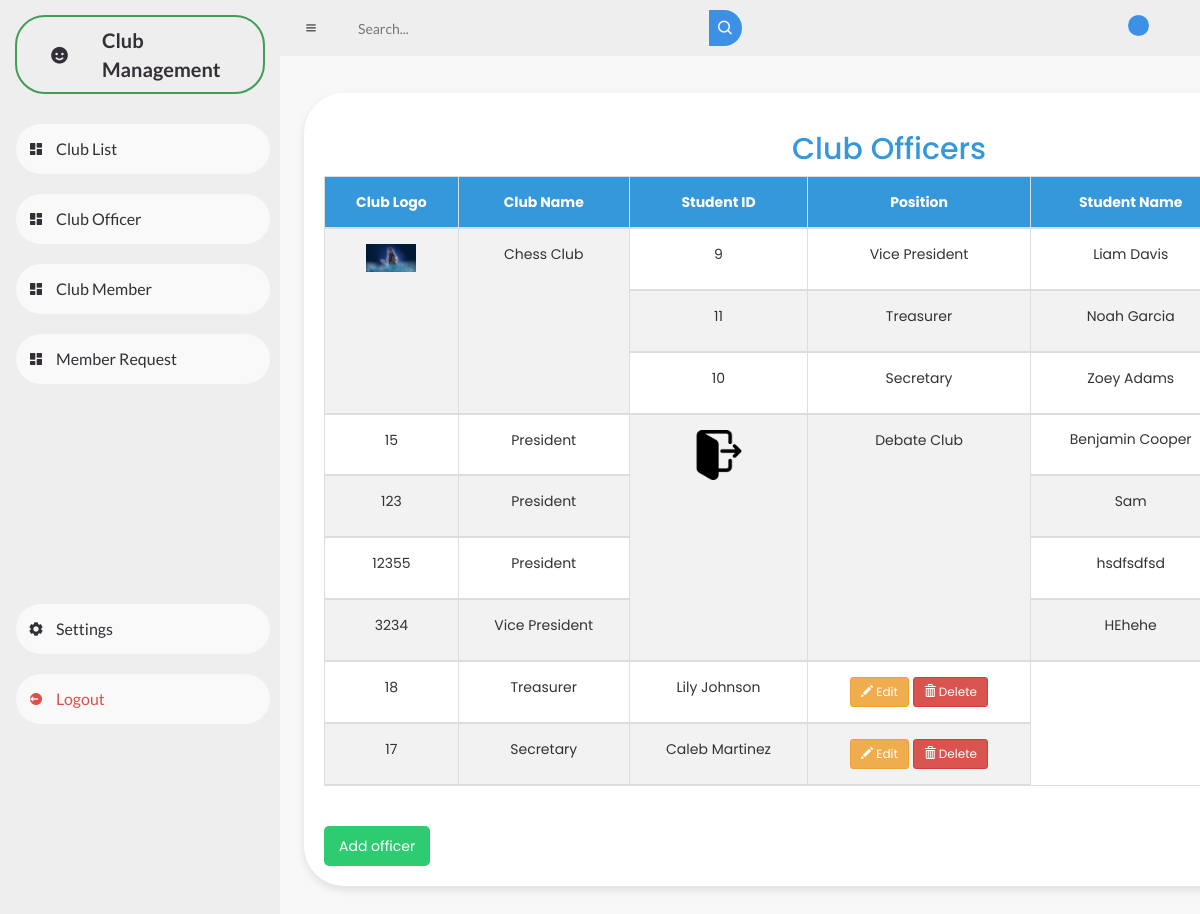
/clubofficer.php, run on the app's committed database.
### tables this page shows
CREATE TABLE `clubofficers` (
  `ClubID` int(11) NOT NULL,
  `StudentID` int(11) NOT NULL,
  `Position` varchar(50) NOT NULL,
  `StudentName` varchar(50) NOT NULL
);

CREATE TABLE `clubs` (
  `ClubID` int(11) NOT NULL,
  `ClubLogo` varchar(255) NOT NULL,
  `ClubName` varchar(255) NOT NULL,
  `Status` enum('Accredited','Not Accredited') NOT NULL DEFAULT 'Not Accredited'
);

### clubofficer.php (the view, shortened to what this page needs)
<?php
include("db.php");
?>
<!DOCTYPE html>
<html lang="en">
<head>
    <link href='https://unpkg.com/boxicons@2.0.9/css/boxicons.min.css' rel='stylesheet'>
    <link rel="stylesheet" href="dash.css">
    <link rel="stylesheet" href="https://maxcdn.bootstrapcdn.com/bootstrap/3.4.1/css/bootstrap.min.css">
    <link rel="stylesheet" href="https://cdn.datatables.net/1.10.20/css/dataTables.bootstrap.min.css">
    <link href="https://cdn.jsdelivr.net/npm/remixicon@2.5.0/fonts/remixicon.css" rel="stylesheet">
</head>
<body>
    <section id="sidebar">
        <a href="#" class="brand">
            <i class='bx bxs-smile'></i>
            <span class="text">Club Management</span>
        </a>
        <ul class="side-menu top">
            <li>
                <a href="index.php">
                    <i class='bx bxs-dashboard'></i>
                    <span class="text">Club List</span>
                </a>
            </li>
            <li>
                <a href="clubofficer.php">
                    <i class='bx bxs-dashboard'></i>
                    <span class="text">Club Officer</span>
                </a>
            </li>
            <li>
                <a href="clubmembers.php">
                    <i class='bx bxs-dashboard'></i>
                    <span class="text">Club Member</span>
                </a>
            </li>
            <li>
                <a href="memreq.php">
                    <i class='bx bxs-dashboard'></i>
                    <span class="text">Member Request</span>
                </a>
            </li>
        </ul>
        <ul class="side-menu">
            <li>
                <a href="#">
                    <i class='bx bxs-cog'></i>
                    <span class="text">Settings</span>
                </a>
            </li>
            <li>
                <a href="userclublist.php" class="logout">
                    <i class='bx bxs-log-out-circle'></i>
                    <span class="text">Logout</span>
                </a>
            </li>
        </ul>
    </section>
    <section id="content">
        <nav>
            <i class='bx bx-menu'></i>
            <form action="#">
                <div class="form-input">
                    <input type="search" placeholder="Search...">
                    <button type="submit" class="search-btn"><i class='bx bx-search'></i></button>
                </div>
            </form>
            <label for="switch-mode" class="switch-mode"></label>
        </nav>
        <main class="main-content">
            <div class="container">
                <h2 style="text-align: center; color: #3498db;">Club Officers</h2>
                <table id="exampleTable" class="table table-striped table-bordered">
                <thead id="thead">
                    <tr>
                        <th>Club Logo</th>
                        <th>Club Name</th>
                        <th>Student ID</th>
                        <th>Position</th>
                        <th>Student Name</th>
                    </tr>
                </thead>
                <tbody id="tbody">
                    <?php
                    $sql = "SELECT clubofficers.ClubID, clubs.ClubLogo, clubs.ClubName, clubofficers.StudentID, clubofficers.Position, clubofficers.StudentName
                            FROM clubofficers
                            INNER JOIN clubs ON clubofficers.ClubID = clubs.ClubID
                            ORDER BY clubofficers.ClubID,
                                     CASE
                                        WHEN clubofficers.Position = 'President' THEN 1
                                        WHEN clubofficers.Position = 'Vice President' THEN 2
                                        WHEN clubofficers.Position = 'Treasurer' THEN 3
                                        WHEN clubofficers.Position = 'Secretary' THEN 4
                                        ELSE 5
                                     END,
                                     clubofficers.StudentID";
                    $result = $conn->query($sql);
                    if ($result->num_rows > 0) {
                        $prevClubID = '';
                        while ($row = $result->fetch_assoc()) {
                            if ($row["ClubID"] !== $prevClubID) {
                                echo '<tr>
                                        <td rowspan="5"><img src="' . $row["ClubLogo"] . '" alt="Club Logo" width="50"></td>
                                        <td rowspan="5">' . $row["ClubName"] . '</td>';
                            }
                            echo '<tr>
                                    <td>' . $row["StudentID"] . '</td>
                                    <td>' . $row["Position"] . '</td>
                                    <td>' . $row["StudentName"] . '</td>
                                    <td>
                                <a href="editclubofficers.php?StudentID=' . $row["StudentID"] . '" class="btn btn-warning btn-sm"><i class="glyphicon glyphicon-pencil"></i> Edit </a>
                                <a href="detele_officer.php?StudentID=' . $row["StudentID"] . '" class="btn btn-danger btn-sm"><i class="glyphicon glyphicon-trash"></i> Delete </a>
                            </td>
                                </tr>';
                            $prevClubID = $row["ClubID"];
                        }
                        echo "</table>";
                        echo '<button class="add-officer-btn" onclick="location.href=\'add_officer.php\';">Add officer</button>';
                    } else {
                        echo '<tr><td colspan="5" style="text-align: center;">No data available</td></tr>';
                    }
                    ?>
        </div>
    </main>
</body>
</html>

### dash.css (style rules this page uses)
* { margin: 0; padding: 0; box-sizing: border-box; }
a { text-decoration: none; }
li { list-style: none; }
:root { --poppins: 'Poppins', sans-serif; --lato: 'Lato', sans-serif; --light: #F9F9F9; --blue: #3C91E6; --light-blue: #CFE8FF; --grey: #eee; --dark-grey: #AAAAAA; --dark: #342E37; --red: #DB504A; --yellow: #FFCE26; --light-yellow: #FFF2C6; --orange: #FD7238; --light-orange: #FFE0D3; }
html { overflow-x: hidden; }
body { background: var(--grey); overflow-x: hidden; }
#sidebar { position: fixed; top: 0; left: 0; width: 280px; height: 100%; background: var(--grey); z-index: 2000; font-family: var(--lato); transition: .3s ease; overflow-x: hidden; scrollbar-width: none; }
#sidebar .brand { font-size: 20px; font-weight: 700; height: 75px; display: flex; align-items: center; color: var(--dark); position: sticky; top: 0; left: 0; background: var(--webkit-scrollbar); z-index: 500; box-sizing: content-box; border: 2px solid rgb(63, 157, 85); border-radius: 30px; margin: 15px; }
#sidebar .brand .bx { min-width: 85px; display: flex; justify-content: center; }
#sidebar .side-menu { width: 100%; margin-bottom: 200px; margin-top: 20px; }
#sidebar .side-menu li { height: 70px; background: transparent; margin-left: 6px; border-radius: 48px 0 0 48px; padding: 10px; }
#sidebar .side-menu li a { width: 100%; height: 100%; background: var(--light); display: flex; align-items: center; border-radius: 48px; font-size: 16px; color: var(--dark); white-space: nowrap; overflow-x: hidden; }
#sidebar .side-menu li a.logout { color: var(--red); }
#sidebar .side-menu li a .bx { min-width: calc(60px - ((4px + 6px) * 2)); display: flex; justify-content: center; }
#content { position: relative; width: calc(100% - 280px); left: 280px; transition: .3s ease; }
#content nav { height: 56px; background: var(--grey); padding: 0 24px; display: flex; align-items: center; grid-gap: 24px; font-family: var(--lato); position: sticky; top: 0; left: 0; z-index: 1000; }
#content nav .bx.bx-menu { cursor: pointer; color: var(--dark); }
#content nav form { max-width: 400px; width: 100%; margin-right: auto; }
#content nav form .form-input { display: flex; align-items: center; height: 36px; }
#content nav form .form-input input { flex-grow: 1; padding: 0 16px; height: 100%; border: none; background: var(--grey); border-radius: 36px 0 0 36px; outline: none; width: 100%; color: var(--dark); }
#content nav form .form-input button { width: 36px; height: 100%; display: flex; justify-content: center; align-items: center; background: var(--blue); color: var(--light); font-size: 18px; border: none; outline: none; border-radius: 0 36px 36px 0; cursor: pointer; }
#content nav .switch-mode { display: block; min-width: 50px; height: 25px; border-radius: 25px; background: var(--grey); cursor: pointer; position: relative; }
#content nav .switch-mode::before { content: ''; position: absolute; top: 2px; left: 2px; bottom: 2px; width: calc(25px - 4px); background: var(--blue); border-radius: 50%; transition: all .3s ease; }
#content main { width: 100%; padding: 36px 24px; font-family: var(--poppins); max-height: calc(100vh - 56px); overflow-y: auto; }

### clubofficer.php (style rules this page uses)
body { background-color: #f8f8f8; font-family: 'Arial', sans-serif; }
.container { margin-top: 1px; background-color: #fff; padding: 20px; border-radius: 40px; box-shadow: 0 4px 8px rgba(0, 0, 0, 0.1); }
h2 { text-align: center; color: #3498db; }
#exampleTable { width: 100%; border-collapse: collapse; margin-top: 10px; }
#exampleTable th, #exampleTable td { padding: 15px; text-align: center; border-bottom: 2px solid #ddd; }
#exampleTable th { background-color: #3498db; color: white; }
#exampleTable tbody tr:nth-child(odd) { background-color: #f2f2f2; }
.add-officer-btn { background-color: #2ecc71; color: white; border: none; padding: 10px 15px; border-radius: 5px; cursor: pointer; margin-top: 20px; }

### data on the page
clubofficers: ClubID.ClubLogo (picture), ClubID.ClubName "Chess Club", StudentID "9", Position "Vice President", StudentName "Liam Davis"
clubofficers: StudentID "11", Position "Treasurer", StudentName "Noah Garcia"
clubofficers: StudentID "10", Position "Secretary", StudentName "Zoey Adams"
clubofficers: ClubID.ClubLogo (picture), ClubID.ClubName "Debate Club", StudentID "15", Position "President", StudentName "Benjamin Cooper"
clubofficers: StudentID "123", Position "President", StudentName "Sam"
clubofficers: StudentID "12355", Position "President", StudentName "hsdfsdfsd"
clubofficers: StudentID "3234", Position "Vice President", StudentName "HEhehe"
clubofficers: StudentID "18", Position "Treasurer", StudentName "Lily Johnson"
clubofficers: StudentID "17", Position "Secretary", StudentName "Caleb Martinez"
